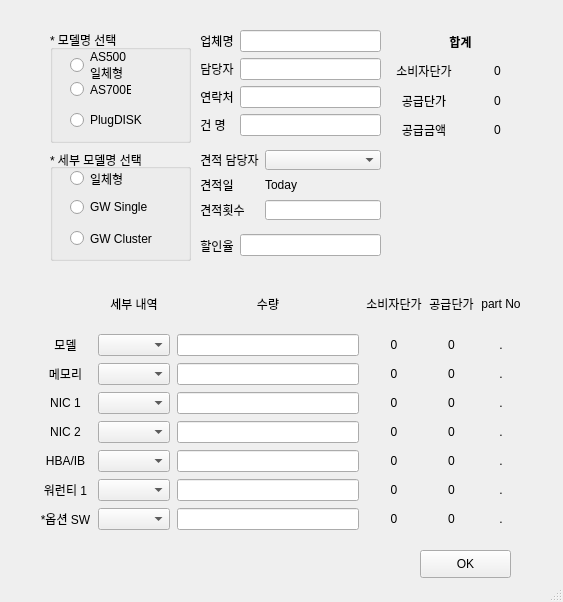
<?xml version="1.0" encoding="UTF-8"?>
<ui version="4.0">
 <class>MainWindow</class>
 <widget class="QMainWindow" name="MainWindow">
  <property name="geometry">
   <rect>
    <x>0</x>
    <y>0</y>
    <width>563</width>
    <height>602</height>
   </rect>
  </property>
  <property name="windowTitle">
   <string>MainWindow</string>
  </property>
  <property name="autoFillBackground">
   <bool>false</bool>
  </property>
  <widget class="QWidget" name="centralwidget">
   <widget class="QWidget" name="formLayoutWidget">
    <property name="geometry">
     <rect>
      <x>200</x>
      <y>30</y>
      <width>181</width>
      <height>111</height>
     </rect>
    </property>
    <layout class="QFormLayout" name="formLayout">
     <item row="0" column="0">
      <widget class="QLabel" name="Label_1">
       <property name="text">
        <string>업체명</string>
       </property>
       <property name="alignment">
        <set>Qt::AlignCenter</set>
       </property>
      </widget>
     </item>
     <item row="0" column="1">
      <widget class="QLineEdit" name="LineEdit_1"/>
     </item>
     <item row="1" column="0">
      <widget class="QLabel" name="Label_2">
       <property name="text">
        <string>담당자</string>
       </property>
       <property name="alignment">
        <set>Qt::AlignCenter</set>
       </property>
      </widget>
     </item>
     <item row="1" column="1">
      <widget class="QLineEdit" name="LineEdit_2"/>
     </item>
     <item row="2" column="0">
      <widget class="QLabel" name="Label_3">
       <property name="text">
        <string>연락처</string>
       </property>
       <property name="alignment">
        <set>Qt::AlignCenter</set>
       </property>
      </widget>
     </item>
     <item row="2" column="1">
      <widget class="QLineEdit" name="LineEdi_3"/>
     </item>
     <item row="3" column="0">
      <widget class="QLabel" name="Label_4">
       <property name="text">
        <string>건 명</string>
       </property>
       <property name="alignment">
        <set>Qt::AlignCenter</set>
       </property>
      </widget>
     </item>
     <item row="3" column="1">
      <widget class="QLineEdit" name="LineEdit_4"/>
     </item>
    </layout>
   </widget>
   <widget class="QWidget" name="gridLayoutWidget">
    <property name="geometry">
     <rect>
      <x>40</x>
      <y>280</y>
      <width>481</width>
      <height>250</height>
     </rect>
    </property>
    <layout class="QGridLayout" name="gridLayout" columnstretch="0,0,0,0,0,0,0">
     <property name="sizeConstraint">
      <enum>QLayout::SetDefaultConstraint</enum>
     </property>
     <property name="leftMargin">
      <number>0</number>
     </property>
     <property name="topMargin">
      <number>0</number>
     </property>
     <property name="rightMargin">
      <number>0</number>
     </property>
     <property name="spacing">
      <number>7</number>
     </property>
     <item row="3" column="6">
      <widget class="QLabel" name="nic_3">
       <property name="text">
        <string>.</string>
       </property>
       <property name="alignment">
        <set>Qt::AlignCenter</set>
       </property>
      </widget>
     </item>
     <item row="1" column="6">
      <widget class="QLabel" name="model_3">
       <property name="text">
        <string>.</string>
       </property>
       <property name="alignment">
        <set>Qt::AlignCenter</set>
       </property>
      </widget>
     </item>
     <item row="4" column="6">
      <widget class="QLabel" name="nic2_3">
       <property name="text">
        <string>.</string>
       </property>
       <property name="alignment">
        <set>Qt::AlignCenter</set>
       </property>
      </widget>
     </item>
     <item row="2" column="6">
      <widget class="QLabel" name="memory_3">
       <property name="text">
        <string>.</string>
       </property>
       <property name="alignment">
        <set>Qt::AlignCenter</set>
       </property>
      </widget>
     </item>
     <item row="5" column="6">
      <widget class="QLabel" name="hba_3">
       <property name="text">
        <string>.</string>
       </property>
       <property name="alignment">
        <set>Qt::AlignCenter</set>
       </property>
      </widget>
     </item>
     <item row="2" column="2">
      <widget class="QComboBox" name="comboBox_2">
       <property name="sizePolicy">
        <sizepolicy hsizetype="Preferred" vsizetype="Fixed">
         <horstretch>0</horstretch>
         <verstretch>0</verstretch>
        </sizepolicy>
       </property>
      </widget>
     </item>
     <item row="6" column="6">
      <widget class="QLabel" name="w_3">
       <property name="text">
        <string>.</string>
       </property>
       <property name="alignment">
        <set>Qt::AlignCenter</set>
       </property>
      </widget>
     </item>
     <item row="2" column="4">
      <widget class="QLabel" name="memory_1">
       <property name="text">
        <string>0</string>
       </property>
       <property name="alignment">
        <set>Qt::AlignCenter</set>
       </property>
      </widget>
     </item>
     <item row="4" column="4">
      <widget class="QLabel" name="nic2_1">
       <property name="text">
        <string>0</string>
       </property>
       <property name="alignment">
        <set>Qt::AlignCenter</set>
       </property>
      </widget>
     </item>
     <item row="5" column="3">
      <widget class="QLineEdit" name="lineEdit_5"/>
     </item>
     <item row="6" column="3">
      <widget class="QLineEdit" name="lineEdit_6"/>
     </item>
     <item row="5" column="4">
      <widget class="QLabel" name="hba_1">
       <property name="text">
        <string>0</string>
       </property>
       <property name="alignment">
        <set>Qt::AlignCenter</set>
       </property>
      </widget>
     </item>
     <item row="1" column="5">
      <widget class="QLabel" name="model_2">
       <property name="text">
        <string>0</string>
       </property>
       <property name="alignment">
        <set>Qt::AlignCenter</set>
       </property>
      </widget>
     </item>
     <item row="6" column="4">
      <widget class="QLabel" name="w_1">
       <property name="text">
        <string>0</string>
       </property>
       <property name="alignment">
        <set>Qt::AlignCenter</set>
       </property>
      </widget>
     </item>
     <item row="7" column="4">
      <widget class="QLabel" name="op_1">
       <property name="text">
        <string>0</string>
       </property>
       <property name="alignment">
        <set>Qt::AlignCenter</set>
       </property>
      </widget>
     </item>
     <item row="0" column="3">
      <widget class="QLabel" name="label_9">
       <property name="text">
        <string>수량</string>
       </property>
       <property name="alignment">
        <set>Qt::AlignCenter</set>
       </property>
      </widget>
     </item>
     <item row="4" column="5">
      <widget class="QLabel" name="nic2_2">
       <property name="text">
        <string>0</string>
       </property>
       <property name="alignment">
        <set>Qt::AlignCenter</set>
       </property>
      </widget>
     </item>
     <item row="2" column="5">
      <widget class="QLabel" name="memory_2">
       <property name="text">
        <string>0</string>
       </property>
       <property name="alignment">
        <set>Qt::AlignCenter</set>
       </property>
      </widget>
     </item>
     <item row="6" column="5">
      <widget class="QLabel" name="w_2">
       <property name="text">
        <string>0</string>
       </property>
       <property name="alignment">
        <set>Qt::AlignCenter</set>
       </property>
      </widget>
     </item>
     <item row="3" column="5">
      <widget class="QLabel" name="nic_2">
       <property name="text">
        <string>0</string>
       </property>
       <property name="alignment">
        <set>Qt::AlignCenter</set>
       </property>
      </widget>
     </item>
     <item row="5" column="5">
      <widget class="QLabel" name="hba_2">
       <property name="text">
        <string>0</string>
       </property>
       <property name="alignment">
        <set>Qt::AlignCenter</set>
       </property>
      </widget>
     </item>
     <item row="7" column="5">
      <widget class="QLabel" name="op_2">
       <property name="text">
        <string>0</string>
       </property>
       <property name="alignment">
        <set>Qt::AlignCenter</set>
       </property>
      </widget>
     </item>
     <item row="3" column="3">
      <widget class="QLineEdit" name="lineEdit_3"/>
     </item>
     <item row="0" column="6">
      <widget class="QLabel" name="label_13">
       <property name="text">
        <string>part No</string>
       </property>
       <property name="alignment">
        <set>Qt::AlignCenter</set>
       </property>
      </widget>
     </item>
     <item row="7" column="3">
      <widget class="QLineEdit" name="lineEdit_7"/>
     </item>
     <item row="3" column="4">
      <widget class="QLabel" name="nic_1">
       <property name="text">
        <string>0</string>
       </property>
       <property name="alignment">
        <set>Qt::AlignCenter</set>
       </property>
      </widget>
     </item>
     <item row="7" column="6">
      <widget class="QLabel" name="op_3">
       <property name="text">
        <string>.</string>
       </property>
       <property name="alignment">
        <set>Qt::AlignCenter</set>
       </property>
      </widget>
     </item>
     <item row="1" column="4">
      <widget class="QLabel" name="model_1">
       <property name="text">
        <string>0</string>
       </property>
       <property name="alignment">
        <set>Qt::AlignCenter</set>
       </property>
      </widget>
     </item>
     <item row="0" column="5">
      <widget class="QLabel" name="label_12">
       <property name="text">
        <string>공급단가</string>
       </property>
       <property name="alignment">
        <set>Qt::AlignCenter</set>
       </property>
      </widget>
     </item>
     <item row="4" column="1">
      <widget class="QLabel" name="label_4">
       <property name="text">
        <string>NIC 2</string>
       </property>
       <property name="textFormat">
        <enum>Qt::AutoText</enum>
       </property>
       <property name="alignment">
        <set>Qt::AlignCenter</set>
       </property>
      </widget>
     </item>
     <item row="3" column="2">
      <widget class="QComboBox" name="comboBox_3"/>
     </item>
     <item row="6" column="1">
      <widget class="QLabel" name="label_6">
       <property name="text">
        <string>워런티 1</string>
       </property>
       <property name="textFormat">
        <enum>Qt::AutoText</enum>
       </property>
       <property name="alignment">
        <set>Qt::AlignCenter</set>
       </property>
      </widget>
     </item>
     <item row="1" column="3">
      <widget class="QLineEdit" name="lineEdit_8"/>
     </item>
     <item row="7" column="1">
      <widget class="QLabel" name="label_7">
       <property name="text">
        <string>*옵션 SW</string>
       </property>
       <property name="textFormat">
        <enum>Qt::AutoText</enum>
       </property>
       <property name="alignment">
        <set>Qt::AlignCenter</set>
       </property>
      </widget>
     </item>
     <item row="6" column="2">
      <widget class="QComboBox" name="comboBox_6"/>
     </item>
     <item row="0" column="2">
      <widget class="QLabel" name="label_8">
       <property name="text">
        <string>세부 내역</string>
       </property>
       <property name="alignment">
        <set>Qt::AlignCenter</set>
       </property>
      </widget>
     </item>
     <item row="4" column="2">
      <widget class="QComboBox" name="comboBox_4"/>
     </item>
     <item row="5" column="2">
      <widget class="QComboBox" name="comboBox_5"/>
     </item>
     <item row="7" column="2">
      <widget class="QComboBox" name="comboBox_7"/>
     </item>
     <item row="4" column="3">
      <widget class="QLineEdit" name="lineEdit_4"/>
     </item>
     <item row="2" column="1">
      <widget class="QLabel" name="label_2">
       <property name="text">
        <string>메모리</string>
       </property>
       <property name="textFormat">
        <enum>Qt::AutoText</enum>
       </property>
       <property name="alignment">
        <set>Qt::AlignCenter</set>
       </property>
      </widget>
     </item>
     <item row="2" column="3">
      <widget class="QLineEdit" name="lineEdit">
       <property name="baseSize">
        <size>
         <width>10</width>
         <height>0</height>
        </size>
       </property>
      </widget>
     </item>
     <item row="1" column="1">
      <widget class="QLabel" name="label">
       <property name="text">
        <string>모델</string>
       </property>
       <property name="textFormat">
        <enum>Qt::AutoText</enum>
       </property>
       <property name="alignment">
        <set>Qt::AlignCenter</set>
       </property>
      </widget>
     </item>
     <item row="1" column="2">
      <widget class="QComboBox" name="comboBox"/>
     </item>
     <item row="3" column="1">
      <widget class="QLabel" name="label_3">
       <property name="text">
        <string>NIC 1</string>
       </property>
       <property name="textFormat">
        <enum>Qt::AutoText</enum>
       </property>
       <property name="alignment">
        <set>Qt::AlignCenter</set>
       </property>
      </widget>
     </item>
     <item row="5" column="1">
      <widget class="QLabel" name="label_5">
       <property name="text">
        <string>HBA/IB</string>
       </property>
       <property name="textFormat">
        <enum>Qt::AutoText</enum>
       </property>
       <property name="alignment">
        <set>Qt::AlignCenter</set>
       </property>
      </widget>
     </item>
     <item row="0" column="4">
      <widget class="QLabel" name="label_11">
       <property name="text">
        <string>소비자단가</string>
       </property>
       <property name="alignment">
        <set>Qt::AlignCenter</set>
       </property>
      </widget>
     </item>
    </layout>
   </widget>
   <widget class="QPushButton" name="OK">
    <property name="geometry">
     <rect>
      <x>420</x>
      <y>550</y>
      <width>91</width>
      <height>28</height>
     </rect>
    </property>
    <property name="text">
     <string>OK</string>
    </property>
   </widget>
   <widget class="QWidget" name="formLayoutWidget_2">
    <property name="geometry">
     <rect>
      <x>200</x>
      <y>150</y>
      <width>181</width>
      <height>71</height>
     </rect>
    </property>
    <layout class="QFormLayout" name="formLayout_2">
     <item row="0" column="0">
      <widget class="QLabel" name="Label">
       <property name="text">
        <string>견적 담당자</string>
       </property>
       <property name="alignment">
        <set>Qt::AlignCenter</set>
       </property>
      </widget>
     </item>
     <item row="0" column="1">
      <widget class="QComboBox" name="ComboBox"/>
     </item>
     <item row="1" column="0">
      <widget class="QLabel" name="Label_5">
       <property name="text">
        <string>견적일</string>
       </property>
       <property name="alignment">
        <set>Qt::AlignCenter</set>
       </property>
      </widget>
     </item>
     <item row="2" column="0">
      <widget class="QLabel" name="Label_6">
       <property name="text">
        <string>견적횟수</string>
       </property>
       <property name="alignment">
        <set>Qt::AlignCenter</set>
       </property>
      </widget>
     </item>
     <item row="2" column="1">
      <widget class="QLineEdit" name="LineEdit"/>
     </item>
     <item row="1" column="1">
      <widget class="QLabel" name="date">
       <property name="text">
        <string>Today</string>
       </property>
      </widget>
     </item>
    </layout>
   </widget>
   <widget class="QWidget" name="verticalLayoutWidget">
    <property name="geometry">
     <rect>
      <x>50</x>
      <y>30</y>
      <width>141</width>
      <height>231</height>
     </rect>
    </property>
    <layout class="QVBoxLayout" name="verticalLayout">
     <item>
      <widget class="QGroupBox" name="groupBox">
       <property name="title">
        <string>* 모델명 선택</string>
       </property>
       <widget class="QRadioButton" name="AS500">
        <property name="geometry">
         <rect>
          <x>20</x>
          <y>20</y>
          <width>81</width>
          <height>31</height>
         </rect>
        </property>
        <property name="text">
         <string>AS500
일체형</string>
        </property>
       </widget>
       <widget class="QRadioButton" name="AS700E">
        <property name="geometry">
         <rect>
          <x>20</x>
          <y>50</y>
          <width>61</width>
          <height>19</height>
         </rect>
        </property>
        <property name="text">
         <string>AS700E</string>
        </property>
       </widget>
       <widget class="QRadioButton" name="PD">
        <property name="geometry">
         <rect>
          <x>20</x>
          <y>80</y>
          <width>90</width>
          <height>20</height>
         </rect>
        </property>
        <property name="text">
         <string>PlugDISK</string>
        </property>
       </widget>
      </widget>
     </item>
     <item>
      <widget class="QGroupBox" name="groupBox_2">
       <property name="contextMenuPolicy">
        <enum>Qt::DefaultContextMenu</enum>
       </property>
       <property name="title">
        <string>* 세부 모델명 선택</string>
       </property>
       <property name="alignment">
        <set>Qt::AlignLeading|Qt::AlignLeft|Qt::AlignVCenter</set>
       </property>
       <property name="flat">
        <bool>false</bool>
       </property>
       <property name="checkable">
        <bool>false</bool>
       </property>
       <widget class="QRadioButton" name="gw_cluster">
        <property name="geometry">
         <rect>
          <x>20</x>
          <y>80</y>
          <width>91</width>
          <height>19</height>
         </rect>
        </property>
        <property name="text">
         <string>GW Cluster</string>
        </property>
       </widget>
       <widget class="QRadioButton" name="all_in_one">
        <property name="geometry">
         <rect>
          <x>20</x>
          <y>20</y>
          <width>61</width>
          <height>19</height>
         </rect>
        </property>
        <property name="text">
         <string>일체형</string>
        </property>
       </widget>
       <widget class="QRadioButton" name="gw_single">
        <property name="geometry">
         <rect>
          <x>20</x>
          <y>50</y>
          <width>90</width>
          <height>16</height>
         </rect>
        </property>
        <property name="text">
         <string>GW Single</string>
        </property>
       </widget>
      </widget>
     </item>
    </layout>
   </widget>
   <widget class="QWidget" name="gridLayoutWidget_2">
    <property name="geometry">
     <rect>
      <x>390</x>
      <y>30</y>
      <width>141</width>
      <height>111</height>
     </rect>
    </property>
    <layout class="QGridLayout" name="gridLayout_2">
     <item row="2" column="1">
      <widget class="QLabel" name="label_17">
       <property name="text">
        <string>0</string>
       </property>
       <property name="alignment">
        <set>Qt::AlignCenter</set>
       </property>
      </widget>
     </item>
     <item row="3" column="1">
      <widget class="QLabel" name="label_18">
       <property name="text">
        <string>0</string>
       </property>
       <property name="alignment">
        <set>Qt::AlignCenter</set>
       </property>
      </widget>
     </item>
     <item row="4" column="0">
      <widget class="QLabel" name="label_16">
       <property name="text">
        <string>공급금액</string>
       </property>
       <property name="alignment">
        <set>Qt::AlignCenter</set>
       </property>
      </widget>
     </item>
     <item row="2" column="0">
      <widget class="QLabel" name="label_14">
       <property name="text">
        <string>소비자단가</string>
       </property>
       <property name="alignment">
        <set>Qt::AlignCenter</set>
       </property>
      </widget>
     </item>
     <item row="3" column="0">
      <widget class="QLabel" name="label_15">
       <property name="text">
        <string>공급단가</string>
       </property>
       <property name="alignment">
        <set>Qt::AlignCenter</set>
       </property>
      </widget>
     </item>
     <item row="4" column="1">
      <widget class="QLabel" name="label_19">
       <property name="text">
        <string>0</string>
       </property>
       <property name="alignment">
        <set>Qt::AlignCenter</set>
       </property>
      </widget>
     </item>
     <item row="1" column="0" colspan="2">
      <widget class="QLabel" name="label_20">
       <property name="font">
        <font>
         <family>Agency FB</family>
         <weight>75</weight>
         <bold>true</bold>
        </font>
       </property>
       <property name="layoutDirection">
        <enum>Qt::LeftToRight</enum>
       </property>
       <property name="autoFillBackground">
        <bool>true</bool>
       </property>
       <property name="text">
        <string>합계</string>
       </property>
       <property name="alignment">
        <set>Qt::AlignCenter</set>
       </property>
      </widget>
     </item>
    </layout>
   </widget>
   <widget class="QWidget" name="horizontalLayoutWidget">
    <property name="geometry">
     <rect>
      <x>200</x>
      <y>230</y>
      <width>181</width>
      <height>31</height>
     </rect>
    </property>
    <layout class="QHBoxLayout" name="horizontalLayout">
     <item>
      <widget class="QLabel" name="label_10">
       <property name="text">
        <string>할인율</string>
       </property>
       <property name="alignment">
        <set>Qt::AlignCenter</set>
       </property>
      </widget>
     </item>
     <item>
      <widget class="QLineEdit" name="lineEdit_2"/>
     </item>
    </layout>
   </widget>
  </widget>
  <widget class="QStatusBar" name="statusbar"/>
 </widget>
 <resources/>
 <connections/>
</ui>
